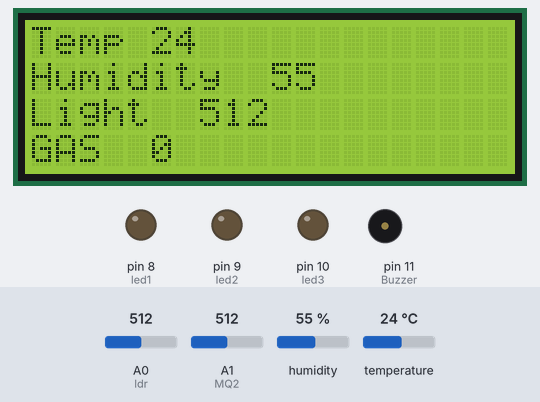
Recording of a sketch running on a simulated Arduino Uno, built with avr-gcc and run on an emulated ATmega328P. Parts: 20×4 character LCD, output pins drawn as LEDs (lit = HIGH), buzzer (waves = sounding, pin HIGH). Wiring (inferred from the names in the program): DHT22 sensor: data pin 4. Inputs (shaded band) come from the test bench; at power-on: temperature 24 °C, humidity 55 %, A0 (ldr) = 512, A1 (MQ2) = 512. Pins used as bus, display or sensor lines are not drawn; what the sketch prints to the serial monitor is not drawn.

Above: at 1.7 s.
1.8 s: temperature set to 20.3 °C
9.6 s: temperature set to 19.6 °C
At 16.5 s:
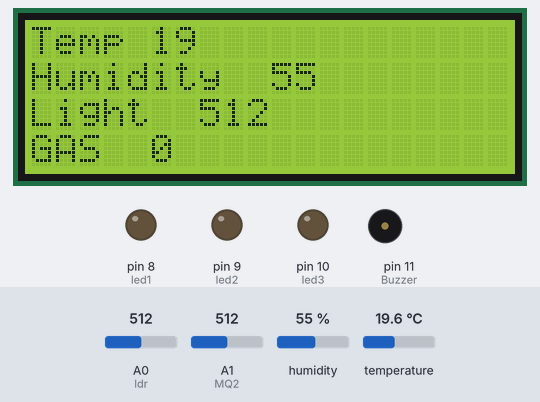
16.6 s: temperature set to 33 °C
At 21.0 s:
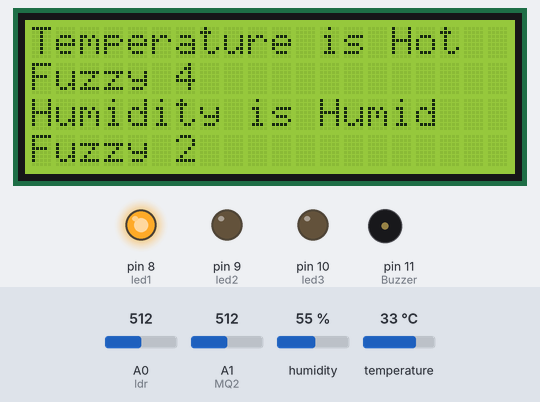
22.0 s: humidity set to 51 %
At 28.0 s:
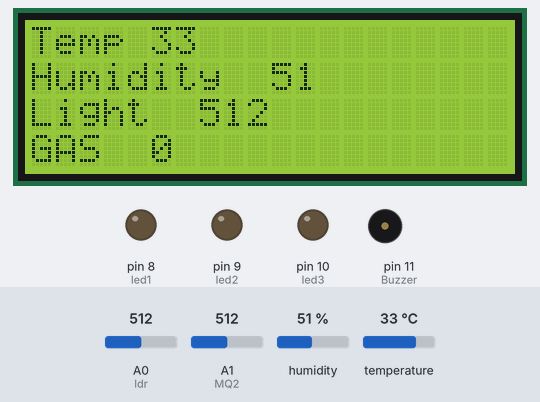
28.3 s: humidity set to 48 %
At 32.7 s:
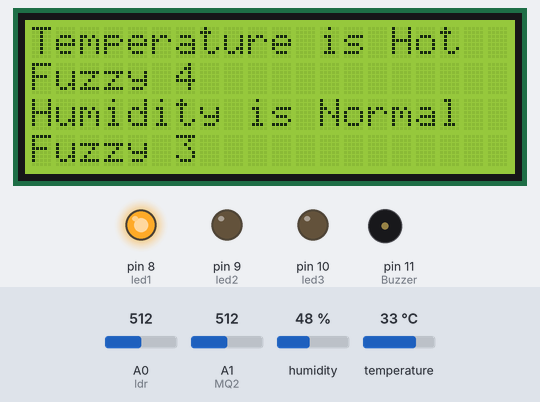
33.7 s: A0 (ldr) set to 413
At 39.6 s:
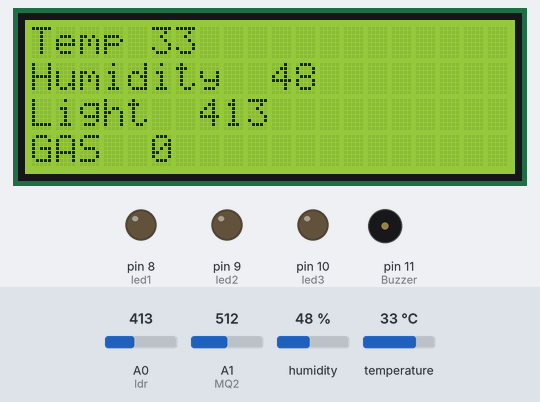
39.9 s: A0 (ldr) set to 392
At 41.0 s:
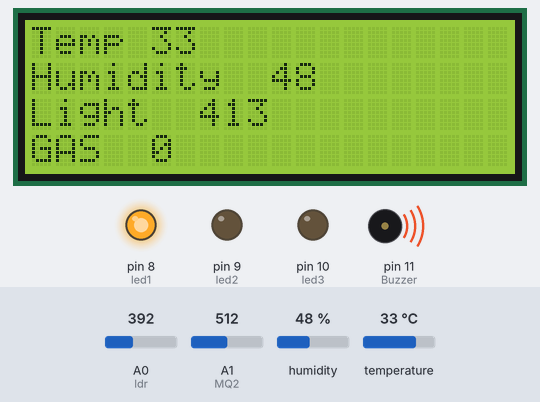
Timing chart, 0 to 46.2 s (numbered marks = the images above; inputs shaded):
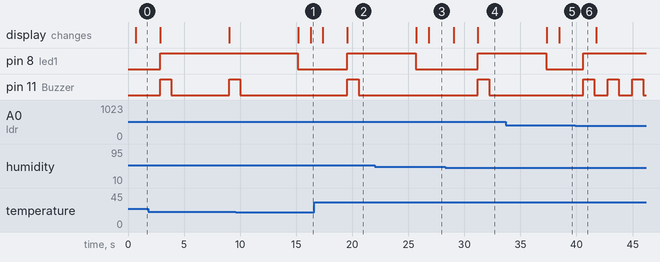

The sketch:

Bluetooth_Building_Control_System2.ino
```cpp
/*
   2017 05 10  update sensor reading time tuning
   temperature and humidity min and max limit checking
   by Dr. Aung Win Htut
*/
#include<SoftwareSerial.h>
#include <dht.h>
#include <LiquidCrystal_I2C.h>
//LiquidCrystal_I2C lcd(0x27, 2, 1, 0, 4, 5, 6, 7, 3, POSITIVE); //16*4
LiquidCrystal_I2C lcd(0x3F, 2, 1, 0, 4, 5, 6, 7, 3, POSITIVE); //20*4
#define DHT22_PIN 4
#define ldr A0
#define MQ2 A1
#define IRtransmitter 3
#define IRreceiver 2
#define Buzzer 11
#define led1 8
#define led2 9
#define led3 10
#define maxgas 100
#define mingas 20


static int sgas = 0;
static int stemperature = 3; // 1-very cold <10  2-cold <20  3-normal 20-30 4-hot 30-35 5-very hot >35
static int shumidity = 3; //  1-very humid >60  2-humid 50-60 3-normal 40-50 4-dry 40-30 5-very dry <30
static int tflag[5] = {0, 0, 0, 0, 0}; //flag =3 trigger
static int hflag[5] = {0, 0, 0, 0, 0}; //flag =3 trigger


dht DHT;
SoftwareSerial BlueTooth(6, 7);       //TXD11  RXD12
int status = 1;
int show = 0;
struct
{
  uint32_t total;
  uint32_t ok;
  uint32_t crc_error;
  uint32_t time_out;
  uint32_t connect;
  uint32_t ack_l;
  uint32_t ack_h;
  uint32_t unknown;
} stat = { 0, 0, 0, 0, 0, 0, 0, 0};


void setup() {
  Serial.begin(9600);
  lcd.begin(20, 4);
  lcd.backlight();
  lcd.setCursor(0, 0);
  lcd.print("Weather Station");
  lcd.setCursor(0, 1);
  lcd.print("Welcome!");
  pinMode(led1, OUTPUT);
  pinMode(led2, OUTPUT);
  pinMode(led3, OUTPUT);
  pinMode(Buzzer, OUTPUT);

  Serial.println("Goodnight moon!");
  BlueTooth.begin(9600);
  delay(500);
}


void loop() {
  Serial.println("Loop Started");
  funReadSensor();
  delay(1000);

  if (BlueTooth.available()) {
    Serial.write(BlueTooth.read());
  }
  if (Serial.available() > 0)
  {
    int incomingByte = Serial.read();

  }
}

void funReadSensor()
{
  float temp = 0;
  float temp1;
  float light;
  float humidity;
  float gas;


  //Serial.print("Reading Temp");
  //temp = analogRead(lm35);
  //temp = temp * 0.48828125;

  light = analogRead(ldr);
  gas = analogRead(MQ2);

  if ((gas > mingas) && (gas < maxgas))
  {
    sgas = gas;
  }

  int chk = DHT.read22(DHT22_PIN);
  switch (chk)
  {
    case DHTLIB_OK:
      stat.ok++;
      Serial.println("OK,\t");
      break;
    case DHTLIB_ERROR_CHECKSUM:
      stat.crc_error++;
      Serial.println("Checksum error,\t");
      break;
    case DHTLIB_ERROR_TIMEOUT:
      stat.time_out++;
      Serial.println("Time out error,\t");
      break;
    case DHTLIB_ERROR_CONNECT:
      stat.connect++;
      Serial.println("Connect error,\t");
      break;
    case DHTLIB_ERROR_ACK_L:
      stat.ack_l++;
      Serial.println("Ack Low error,\t");
      break;
    case DHTLIB_ERROR_ACK_H:
      stat.ack_h++;
      Serial.println("Ack High error,\t");
      break;
    default:
      stat.unknown++;
      Serial.println("Unknown error,\t");
      break;
  }

  humidity = DHT.humidity;
  temp1 = DHT.temperature;


  Serial.print("Light");
  Serial.print(",\t");
  Serial.print(",\t");
  Serial.print("GAS");
  Serial.print(",\t");
  Serial.print("Temp(DHT22)");
  Serial.print(",\t");
  Serial.println("Humidity");
  //Serial.print(",\t");
  //Serial.println("CO");
  Serial.print(light);
  Serial.print(",\t");
  Serial.print(",\t");
  Serial.print(sgas);
  Serial.print(",\t");
  Serial.print(",\t");
  Serial.print(temp1);
  Serial.print(",\t");
  Serial.print(",\t");
  Serial.print(humidity);
  //Serial.print(",\t");
  //Serial.print(",\t");
  //Serial.println(co);
  Serial.println("");

  int L = light;
  int T = temp;
  int T1 = temp1;
  int H = humidity;
  int G = sgas;


  if (T1 < 10)
  {
    for (int i = 1; i < 5; i++)
    {
      tflag[i] = 0;
    }
    tflag[0]++;
    if (tflag[0] == 3)
    {
      stemperature = 1;
      funShowResult();
    }
  }
  else if ((T1 >= 10) && (T1 < 20))
  {
    tflag[0] = 0;
    tflag[2] = 0;
    tflag[3] = 0;
    tflag[4] = 0;

    tflag[1]++;
    if (tflag[1] == 3)
    {
      stemperature = 2;
      funShowResult();
    }
  }
  else if ((T1 >= 20) && (T1 < 30))
  {
    tflag[0] = 0;
    tflag[1] = 0;
    tflag[3] = 0;
    tflag[4] = 0;

    tflag[2]++;
    if (tflag[2] == 3)
    {
      stemperature = 3;
      funShowResult();
    }
  }
  else if ((T1 >= 30) && (T1 <= 35))
  {
    tflag[0] = 0;
    tflag[1] = 0;
    tflag[2] = 0;
    tflag[4] = 0;

    tflag[3]++;
    if (tflag[3] == 3)
    {
      stemperature = 4;
      funShowResult();
    }
  }
  else if (T1 > 35)
  {
    tflag[0] = 0;
    tflag[1] = 0;
    tflag[2] = 0;
    tflag[3] = 0;

    tflag[4]++;
    if (tflag[4] == 3)
    {
      stemperature = 5;
      funShowResult();
    }
  }


  if (H > 60)
  {
    for (int i = 1; i < 5; i++)
    {
      hflag[i] = 0;
    }
    hflag[0]++;
    if (hflag[0] == 3)
    {
      shumidity = 1;
      funShowResult();
    }
  }
  else if ((H >= 50) && (H < 60))
  {
    hflag[0] = 0;
    hflag[2] = 0;
    hflag[3] = 0;
    hflag[4] = 0;

    hflag[1]++;
    if (hflag[1] == 3)
    {
      shumidity = 2;
      funShowResult();
    }
  }
  else if ((H >= 40) && (H < 50))
  {
    hflag[0] = 0;
    hflag[1] = 0;
    hflag[3] = 0;
    hflag[4] = 0;

    hflag[2]++;
    if (hflag[2] == 3)
    {
      shumidity = 3;
      funShowResult();
    }
  }
  else if ((H >= 30) && (H <= 40))
  {
    hflag[0] = 0;
    hflag[1] = 0;
    hflag[2] = 0;
    hflag[4] = 0;

    hflag[3]++;
    if (hflag[3] == 3)
    {
      shumidity = 4;
      funShowResult();
    }
  }
  else if (H < 30)
  {
    hflag[0] = 0;
    hflag[1] = 0;
    hflag[2] = 0;
    hflag[3] = 0;

    hflag[4]++;
    if (hflag[4] == 3)
    {
      shumidity = 5;
      funShowResult();
    }
  }


  if (L > 400)
  {
    digitalWrite(led1, LOW);
  }
  else
  {
    funBuzzerLed();
  }

  String l, t, t1, h, g;
  //change integer to string
  //to send by serial
  l = String(L);
  t = String(T);
  t1 = String(T1);
  h = String(H);
  g = String(G);

  Serial.print(L);
  Serial.print(",\t");
  Serial.print(",\t");
  Serial.print(T);
  Serial.print(",\t");
  Serial.print(",\t");
  Serial.print(T1);
  Serial.print(",\t");
  Serial.print(",\t");
  Serial.println(H);

  BlueTooth.println(t1 + '@' + t1 + '@' + h + '@' + l + '@' + g );
  //Serial.println(l + '@' + g + '@' + t1 + '@' + h );
  Serial.println(t1 + '@' + h + '@' + l + '@' + g );

  lcd.clear();
  lcd.setCursor(0, 0);
  lcd.print("Temp ");
  lcd.print(t1);
  lcd.setCursor(0, 1);
  lcd.print("Humidity  ");
  lcd.print(h);
  lcd.setCursor(0, 2);
  lcd.print("Light  ");
  lcd.print(l);
  lcd.setCursor(0, 3);
  lcd.print("GAS  ");
  lcd.print(g);
}


void funShowResult()
{
  lcd.clear();
  switch (stemperature)
  {
    case 1: lcd.setCursor(0, 0); lcd.print("Temperature is Very Cold"); lcd.setCursor(0, 1); lcd.print("Fuzzy 1"); break;
    case 2: lcd.setCursor(0, 0); lcd.print("Temperature is Cold"); lcd.setCursor(0, 1); lcd.print("Fuzzy 2"); break; break;
    case 3: lcd.setCursor(0, 0); lcd.print("Temperature is Normal"); lcd.setCursor(0, 1); lcd.print("Fuzzy 3"); break; break;
    case 4: lcd.setCursor(0, 0); lcd.print("Temperature is Hot"); lcd.setCursor(0, 1); lcd.print("Fuzzy 4"); break; break;
    case 5: lcd.setCursor(0, 0); lcd.print("Temperature is Very Hot"); lcd.setCursor(0, 1); lcd.print("Fuzzy 5"); break; break;
  }
  switch (shumidity)
  {
    case 1: lcd.setCursor(0, 2); lcd.print("Humidity is Very Humid"); lcd.setCursor(0, 3); lcd.print("Fuzzy 1"); break;
    case 2: lcd.setCursor(0, 2); lcd.print("Humidity is Humid"); lcd.setCursor(0, 3); lcd.print("Fuzzy 2"); break; break;
    case 3: lcd.setCursor(0, 2); lcd.print("Humidity is Normal"); lcd.setCursor(0, 3); lcd.print("Fuzzy 3"); break; break;
    case 4: lcd.setCursor(0, 2); lcd.print("Humidity is Dry"); lcd.setCursor(0, 3); lcd.print("Fuzzy 4"); break; break;
    case 5: lcd.setCursor(0, 2); lcd.print("Humidity is Very Dry"); lcd.setCursor(0, 3); lcd.print("Fuzzy 5"); break; break;
  }
  funBuzzerLed();
  delay(5000);

}

void funBuzzerLed()
{
  digitalWrite(led1, HIGH);
  digitalWrite(Buzzer, HIGH);
  delay(1000);
  digitalWrite(Buzzer, LOW);
  delay(100);
}
```

Measured:
- the behaviour switches between 50 and 49 % on humidity (found by bisection; images 3 and 4)
- the behaviour switches between 401 and 400 on A0 (ldr) (found by bisection; images 5 and 6)
- after the input at 9.6 s, the display: first differs from a run without the input after 6.7 s (image 1)
- after the input at 16.6 s, pin 8 (led1): LOW → HIGH after 3.0 s instead of 1.9 s; the display: first changes after 0.79 s (image 2 shows a later state)
- after the input at 22.0 s, the display: first differs from a run without the input after 4.8 s (image 3)
- after the input at 28.3 s, pin 8 (led1): LOW → HIGH after 2.9 s; pin 11 (Buzzer): LOW → HIGH after 2.9 s, → LOW 1.0 s later; the display: first changes after 0.73 s (image 4 shows a later state)
- after the input at 33.7 s, the display: first differs from a run without the input after 4.8 s (image 5)
- after the input at 39.9 s, pin 8 (led1): LOW → HIGH after 0.70 s; pin 11 (Buzzer): alternates HIGH for 1.0 s and LOW for 1.2 s, starting after 0.70 s
